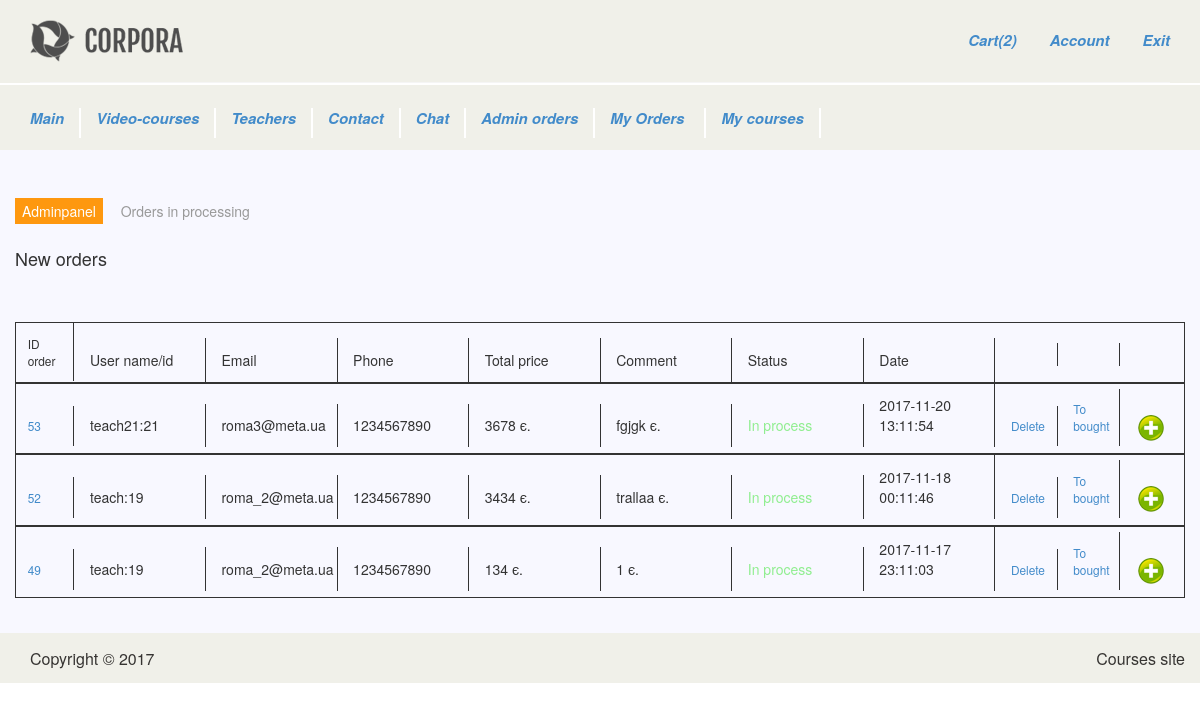
Screenshot of /admin/orders (signed in) with the database file from the repository.
### tables this page shows
CREATE TABLE IF NOT EXISTS `orders` (
  `id_order` int(100) NOT NULL AUTO_INCREMENT,
  `id_user` int(100) NOT NULL,
  `user` varchar(30) NOT NULL,
  `email` varchar(40) NOT NULL,
  `phone` int(20) NOT NULL,
  `comment` text NOT NULL,
  `date_creation` datetime NOT NULL,
  `total_price` int(100) NOT NULL,
  `bought` int(2) NOT NULL DEFAULT '0',
  PRIMARY KEY (`id_order`)
);

### config/routes.php (called while the page is built)
<?php
	return array(
		'/order-detail/delete/([0-9]+)' => 'orders/deleteDetail/$1',
		'/admin/order/delete/([0-9]+)' => 'orders/deleteOrder/$1',
		'/admin/order/bought/([0-9]+)' => 'orders/buyOrder/$1',
		'/find/' => 'find/index',
		'/update-chat/'=> 'chat/chatUpdate',
		'/get-messages/'=> 'chat/getChatMessages',
		'/chat/'=> 'chat/index',
		'/ajax/'=> 'site/ajax',
		'/addCart/' => 'cart/addCart',
		'/cart/delete/all' => 'cart/deleteAll',
		'/cart/delete/([0-9]+)' => 'cart/delete/$1',
		'/cart/processing' => 'cart/processing',
		'/cart/bought' => 'cart/bought',
		'/cart/checkout' => 'cart/checkout',
		'/cart/' => 'cart/index',
		'/teacher/delete/([0-9]+)' => 'teachers/delete/$1',
		'/teacher/edit/([0-9]+)' => 'teachers/edit/$1',
		'/teacher/([0-9]+)' => 'teachers/teacher/$1',
		'/teachers/' => 'teachers/teachers',
		'/main-courses/'=>'mainCourses/main_courses',
		'/main-course/create'=>'mainCourses/create_main_course',
		'/main-course/edit/([0-9]+)'=>'mainCourses/edit_main_course/$1',
		'/course-main/delete/([0-9]+)'=>'mainCourses/delete/$1',
		'/courses/page-([0-9]+)' => 'courses/courses/$1',
		'/courses/([a-z0-9-]+)' => 'courses/one/$1',
		'/courses/' => 'courses/courses',
		'/course/create' => 'courses/create',
		'/course/edit/([0-9]+)' => 'courses/edit/$1',
		'/course/delete/([0-9]+)' => 'courses/delete/$1',
		'/user/register/' => 'user/register',
		'/activation/' => 'user/activation',
		'/user/login' => 'user/login',
		'/user/logout' => 'user/logout',
		'/cabinet/edit' => 'cabinet/edit',
		'/cabinet/delete' => 'cabinet/delete',
		'/cabinet/' => 'cabinet/index',
		'/contact' => 'site/contact',
		'/my-courses/' => 'courses/myCourses',
		'/admin/orders' => 'admin/orders',
		'/' => 'site/index'
	);

### controllers/AdminController.php (called while the page is built, shortened)
<?php
include_once ROOT. '/models/Order.php';
class AdminController{
    public function actionOrders() {
        if($_SESSION['user']){
            $orders_all = Order::AllOrders();
        }
        else{
            header("Location: /");
        }
        require_once(ROOT . '/views/admin_order/index.php');
        return true;
    }
}

### index.php (called while the page is built, shortened)
<?php
	require_once(ROOT.'/components/Router.php');
	$router = new Router();
	$router->run();

### models/Order.php (called while the page is built, shortened)
<?php
class Order{
    public static function AllOrders() {
        $db = Database::getConnection();
        $result = $db->prepare("SELECT * FROM orders WHERE bought=0 ORDER BY date_creation DESC");
        $result->execute();
        $i = 0;
        while ($row = $result->fetch()) {
            $course[$i] = $row;
            $i++;
        }
        return $course;
    }
}

### views/admin_order/index.php (the view, shortened to what this page needs)
<?php include ROOT . '/views/layout/header.php'; ?>
<section>
    <div class="container">
        <div class="row">
        <br/>
        <div class="breadcrumbs">
            <ol class="breadcrumb">
                <li><a href="/admin">Adminpanel</a></li>
                <li class="active">Orders in processing</li>
            </ol>
        </div>
        <h4>New orders</h4>
        <br/>
        <?php if(!$orders_all){ echo "<h4>There arent orders yet.!</h4>";}else {?>
        <div class="order_table parent">
            <div class="titles">
                <div class="blok small" >ID order</div>
                <div class="blok large">User name/id</div>
                <div class="blok large">Email </div>
                <div class="blok large">Phone</div>
                <div class="blok large">Total price</div>
                <div class="blok large">Comment</div>
                <div class="blok large">Status</div>
                <div class="blok large">Date</div>
                <div class="blok small"></div>
                <div class="blok small"></div>
                <div class="blok small last"></div>
            </div>
            <?php foreach ($orders_all as $order){
            ?>
            <div class="contents parent">
                <div class="blok small" >
                    <a href="/admin/order/view/<?php echo $order['id_order']; ?>">
                        <?php echo $order['id_order']; ?>
                    </a>
                </div>
                <div class="blok large"><?php echo $order['user'] .":".$order['id_user']; ?></div>
                <div class="blok large"><?php echo $order['email']; ?> </div>
                <div class="blok large"><?php echo $order['phone']; ?></div>
                <div class="blok large"><?php echo $order['total_price']; ?> є.</div>
                <div class="blok large"><?php echo $order['comment']; ?> є.</div>
                <div class="blok large"><span style="color: lightgreen;">In process</span></div>
                <div class="blok large"><?php echo $order['date_creation']; ?></div>
                <div class="blok small"><a href="/admin/order/delete/<?php echo $order['id_order']; ?>" title="Delete">Delete</a></div>
                <div class="blok small"><a href="/admin/order/bought/<?php echo $order['id_order']; ?>" title="To Bought order">To bought</a></div>
                <div class="blok small more last"><span id="more"><img src="/images/+.png"></span></div>
            </div>
            <?php } ?>
        </div>
        <?php } ?>
        </div>
    </div>
</section>
<?php include ROOT . '/views/layout/footer.php'; ?>

### components/Router.php (shortened to what this page needs)
<?php
	class Router{
		private $routes;
		public function __construct( ){
			$routesPath = ROOT.'/config/routes.php';
			$this->routes = include($routesPath);
		}
		private function getURI() {
			if (!empty($_SERVER['REQUEST_URI'])) {
				return trim($_SERVER['REQUEST_URI'], '');
			}
		}
		public function run( ){
			$uri = $this->getURI();
			foreach ($this->routes as $routes => $path) {
				if(preg_match("~$routes~", $uri)) {
					$internalRoute = preg_replace("~$routes~", $path, $uri);
					$segments = explode('/', $internalRoute);
					$controllerName = array_shift($segments) . 'Controller';
					$actionName = 'action' . ucfirst(array_shift($segments));
					$params = $segments;
					$controllerObject = new $controllerName;
					$result = call_user_func_array(array($controllerObject ,$actionName ), $params);
					if ($result != null) {
						break;
					}
				}
			}
		}
	}

### assets/css/main.css (style rules this page uses)
html, body { height: 100%; margin: 0; padding: 0; }
a { -webkit-transition: 300ms; -moz-transition: 300ms; -o-transition: 300ms; transition: 300ms; }
.breadcrumbs { position: relative; }
.breadcrumbs .breadcrumb { background:transparent; padding-left: 0; }
.breadcrumbs .breadcrumb li a { background:#FE980F; color: #FFFFFF; padding: 3px 7px; }
.breadcrumbs .breadcrumb > li + li:before { content: " "; }
section { background: ghostwhite; }
div.order_table div.blok { display: inline-block;padding: 1% !important; margin: 0 !important; border-right: 1px solid; }
.order_table .blok.last { border-right: none !important; }
div.order_table .contents,div.order_table .titles { border: 1px solid; }
div.order_table div.blok.small { width: 5%; }
div.order_table div.blok.large { width: 10.93%; }
.order_table.parent { margin: 2% 0 3%; }
.container .row { padding-top: 2%; }

### rows the page displays
orders: id_order "53", user "teach21", id_user "21", email "roma3@meta.ua", phone "1234567890", total_price "3678", comment "fgjgk", date_creation "2017-11-20 13:11:54"
orders: id_order "52", user "teach", id_user "19", email "roma_2@meta.ua", phone "1234567890", total_price "3434", comment "trallaa", date_creation "2017-11-18 00:11:46"
orders: id_order "49", user "teach", id_user "19", email "roma_2@meta.ua", phone "1234567890", total_price "134", comment "1", date_creation "2017-11-17 23:11:03"

### other values shown
Cart:: CountCoursestByUser($_SESSION['user']) "2"
